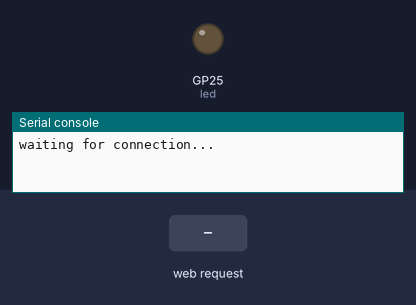
The program below on a simulated Raspberry Pi Pico running MicroPython. Shown: output pins drawn as LEDs (lit = HIGH), the last lines printed to the serial console. Dashed ring = blinking. Inputs (shaded band) come from the test bench. WiFi joins after 1.5 s.

Above: at 0.1 s.
At 0.9 s:
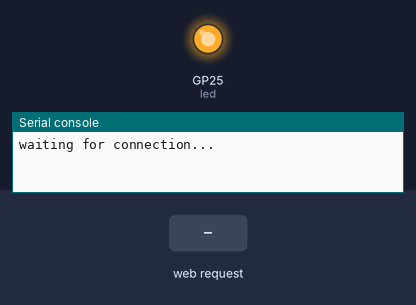
At 3.2 s:
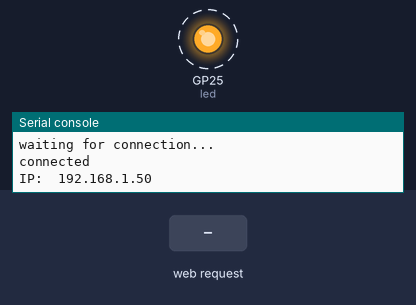
3.3 s: HTTP request GET /?led=on received
6.3 s: HTTP request GET /?led=off received
9.3 s: HTTP request GET / received
Timing chart, 0 to 18.3 s (numbered marks = the images above; inputs shaded):
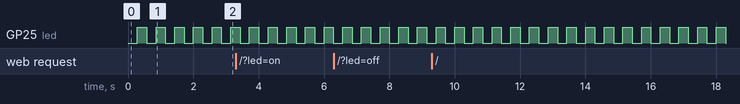

Measured:
- by itself, GP25 (led): alternates HIGH for 0.29 s and LOW for 0.29 s

The program:

connect.py
```python
# from scanning_judgement import *
# from blink import *
# from blink import led
############################################################################
import machine
from machine import Pin
import network
import time
from blink import blink_function

try:
  import usocket as socket
except:
  import socket

# led=Pin(25,Pin.OUT)
led = machine.Pin('LED', machine.Pin.OUT)

wlan = network.WLAN(network.STA_IF)
wlan.active(True)
wlan.connect("_braen","Callmebr@3n")       # ssid, password

# connect the network
wait = 10
while wait > 0:
    if wlan.status() < 0 or wlan.status() >= 3:
        break
    wait -= 1
    print('waiting for connection...')
    time.sleep(1)

# Handle connection error
if wlan.status() != 3:
    raise RuntimeError('wifi connection failed')
else:
    print('connected')
    ip=wlan.ifconfig()[0]
    print('IP: ', ip)


###############################################################################

def web_server():
    if led.value() == 1:
        led_state = ''
    else:
        led_state = 'checked'

    html = """<html><head><meta name="viewport" content="width=device-width, initial-scale=1"><style>
    body{font-family:Arial; text-align: center; margin: 0px auto; padding-top:30px;}
    .switch{position:relative;display:inline-block;width:120px;height:68px}.switch input{display:none}
    .slider{position:absolute;top:0;left:0;right:0;bottom:0;background-color:#ccc;border-radius:34px}
    .slider:before{position:absolute;content:"";height:52px;width:52px;left:8px;bottom:8px;background-color:#fff;-webkit-transition:.4s;transition:.4s;border-radius:68px}
    input:checked+.slider{background-color:#2196F3}
    input:checked+.slider:before{-webkit-transform:translateX(52px);-ms-transform:translateX(52px);transform:translateX(52px)}
    </style><script>function toggleCheckbox(element) { var xhr = new XMLHttpRequest(); if(element.checked){ xhr.open("GET", "/?led=on", true); }
    else { xhr.open("GET", "/?led=off", true); } xhr.send(); }</script></head><body>
    <h1>Pico W IoT LED Control</h1><label class="switch"><input type="checkbox" onchange="toggleCheckbox(this)" %s><span class="slider">
    </span></label></body></html>""" % (led_state)
    return html

s = socket.socket(socket.AF_INET, socket.SOCK_STREAM)
s.bind(('', 80))
s.listen(5)

while True:
    try:
        conn, addr = s.accept()
        conn.settimeout(3.0)
        print('Got a connection from %s' % str(addr))


        request = conn.recv(1024)
        conn.settimeout(None)
        request = str(request)
        print('Content = %s' % request)

        led_on = request.find('/?led=on')
        led_off = request.find('/?led=off')

        if led_on == 6:
            print('LED ON')
            led.value(1)
            # blink_function()

        if led_off == 6:
            print('LED OFF')
            led.value(0)

        response = web_server()

        conn.send('HTTP/1.1 200 OK\n')
        conn.send('Content-Type: text/html\n')
        conn.send('Connection: closen\n\n')

        conn.sendall(response)
        conn.close()

    except OSError as e:
        conn.close()
        print('Connection Closed')


        
```

blink.py
```python
# IoT Blink Project

from machine import Pin, Timer
led = Pin("LED", Pin.OUT)

def blink_function():
    # led = Pin("LED", Pin.OUT)
    timer = Timer()

    def tick(timer):
        global led
        led.toggle()

    timer.init(
        freq = 3.5,
        mode = Timer.PERIODIC,
        callback = tick
        )
blink_function()
```
